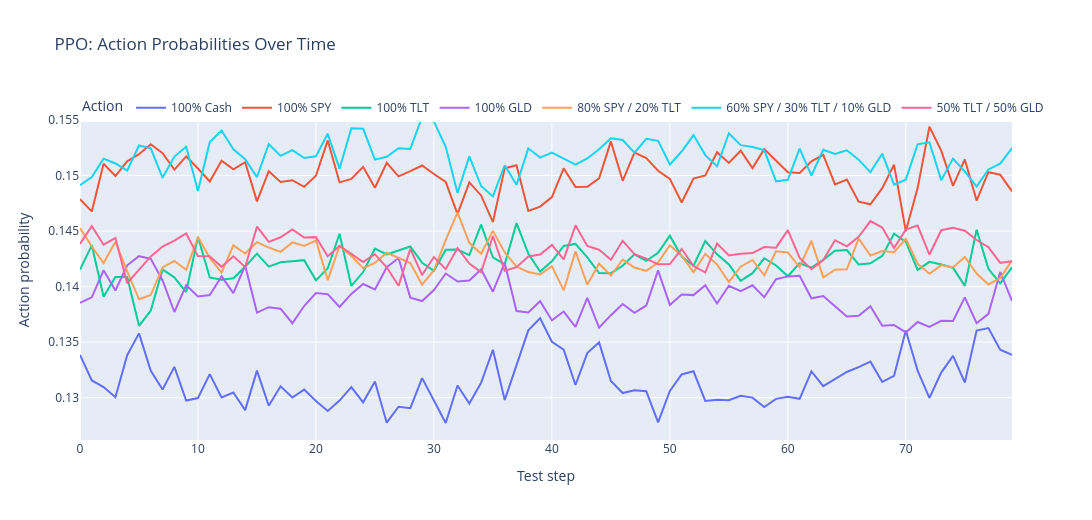
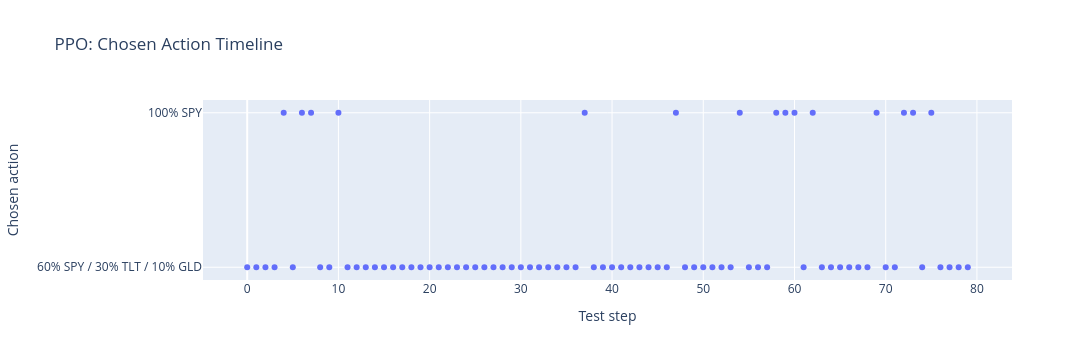

The notebook cell these images were saved under, in order:
### Markdown cell above
## 6.2 Train PPO + Action Probability Dynamics

### Code cell
# Train PPO and visualize action probabilities over time (fast-mode friendly)
print("=== Training PPO ===")

import plotly.express as px

FAST_MODE = globals().get('FAST_MODE', True)
ppo_train_steps = 6000 if FAST_MODE else 30000
ppo_diag_steps = 80 if FAST_MODE else 200
print(f"FAST_MODE={FAST_MODE} | train_steps={ppo_train_steps} | diag_steps={ppo_diag_steps}")

ppo_agent = PPO(
    'MlpPolicy',
    train_env,
    learning_rate=3e-4,
    n_steps=256 if FAST_MODE else 512,
    batch_size=64,
    n_epochs=10,
    gamma=0.99,
    gae_lambda=0.95,
    clip_range=0.2,
    ent_coef=0.01,
    vf_coef=0.5,
    device=device,
    verbose=1
)

ppo_total_timesteps = ppo_train_steps
ppo_agent.learn(total_timesteps=ppo_total_timesteps, progress_bar=not FAST_MODE)
print(f"PPO training complete. Timesteps: {ppo_total_timesteps}")

ppo_test_eval = evaluate_episode(ppo_agent, test_env, deterministic=True)
print("\nPPO Test Performance:")
print(f"  Total Reward: {ppo_test_eval['reward']:.4f}")
print(f"  Cumulative Return: {ppo_test_eval.get('cumulative_return', 0):.4f}")
print(f"  Sharpe Ratio: {ppo_test_eval.get('sharpe_ratio', 0):.4f}")
print(f"  Max Drawdown: {ppo_test_eval.get('max_drawdown', 0):.4f}")

obs, _ = test_env.reset()
ppo_prob_rows = []
max_steps_prob = min(ppo_diag_steps, len(test_env.features))
action_names_local = list(train_env.ACTION_NAMES)

for t in range(max_steps_prob):
    obs_tensor = torch.tensor(obs, dtype=torch.float32, device=ppo_agent.device).unsqueeze(0)
    with torch.no_grad():
        ppo_dist = ppo_agent.policy.get_distribution(obs_tensor)
        ppo_probs = ppo_dist.distribution.probs.squeeze(0).detach().cpu().numpy()

    action, _ = ppo_agent.predict(obs, deterministic=True)
    action_id = int(action.item() if isinstance(action, np.ndarray) else action)

    row = {'step': t, 'chosen_action': action_names_local[action_id]}
    for i, name in enumerate(action_names_local):
        row[name] = float(ppo_probs[i])
    ppo_prob_rows.append(row)

    obs, reward, terminated, truncated, _ = test_env.step(action_id)
    if terminated or truncated:
        break

ppo_prob_df = pd.DataFrame(ppo_prob_rows)
ppo_prob_long = ppo_prob_df.melt(
    id_vars=['step', 'chosen_action'],
    value_vars=action_names_local,
    var_name='action_name',
    value_name='probability',
)

fig_ppo_probs = px.line(
    ppo_prob_long,
    x='step',
    y='probability',
    color='action_name',
    title='PPO: Action Probabilities Over Time',
    labels={'probability': 'Action probability', 'step': 'Test step', 'action_name': 'Action'},
)
fig_ppo_probs.update_layout(height=520, width=1200, legend=dict(orientation='h', y=1.02, x=0))
fig_ppo_probs.show()

fig_ppo_chosen = px.scatter(
    ppo_prob_df,
    x='step',
    y='chosen_action',
    title='PPO: Chosen Action Timeline',
    labels={'step': 'Test step', 'chosen_action': 'Chosen action'},
)
fig_ppo_chosen.update_layout(height=360, width=1200)
fig_ppo_chosen.show()

print("PPO action probability diagnostics ready.")

### Figure 1 — Plotly figure (JSON) as saved in the notebook; plotly's stock layout.template omitted (floating-point values rounded to 4 significant figures)
{"data": [{"hovertemplate": "Action=100% Cash<br>Test step=%{x}<br>Action probability=%{y}<extra></extra>", "legendgroup": "100% Cash", "line": {"color": "#636efa", "dash": "solid"}, "marker": {"symbol": "circle"}, "mode": "lines", "name": "100% Cash", "orientation": "v", "showlegend": true, "type": "scatter", "x": [0, 1, 2, 3, 4, 5, 6, 7, 8, 9, 10, 11, 12, 13, 14, 15, 16, 17, 18, 19, 20, 21, 22, 23, 24, 25, 26, 27, 28, 29, 30, 31, 32, 33, 34, 35, 36, 37, 38, 39, 40, 41, 42, 43, 44, 45, 46, 47, 48, 49, 50, 51, 52, 53, 54, 55, 56, 57, 58, 59, 60, 61, 62, 63, 64, 65, 66, 67, 68, 69, 70, 71, 72, 73, 74, 75, 76, 77, 78, 79], "xaxis": "x", "y": [0.1338, 0.1315, 0.131, 0.13, 0.1338, 0.1358, 0.1324, 0.1307, 0.1328, 0.1297, 0.13, 0.1321, 0.13, 0.1305, 0.1289, 0.1324, 0.1293, 0.131, 0.13, 0.1307, 0.1297, 0.1288, 0.1297, 0.1309, 0.1296, 0.1314, 0.1277, 0.1292, 0.1291, 0.1318, 0.1297, 0.1277, 0.1311, 0.1295, 0.1313, 0.1343, 0.1298, 0.1328, 0.1361, 0.1372, 0.135, 0.1343, 0.1311, 0.134, 0.135, 0.1315, 0.1304, 0.1307, 0.1306, 0.1278, 0.1306, 0.1321, 0.1324, 0.1297, 0.1298, 0.1298, 0.1302, 0.13, 0.1291, 0.1299, 0.1301, 0.1299, 0.1324, 0.131, 0.1317, 0.1323, 0.1327, 0.1332, 0.1314, 0.132, 0.1361, 0.1324, 0.13, 0.1323, 0.1338, 0.1314, 0.136, 0.1363, 0.1343, 0.1338], "yaxis": "y"}, {"hovertemplate": "Action=100% SPY<br>Test step=%{x}<br>Action probability=%{y}<extra></extra>", "legendgroup": "100% SPY", "line": {"color": "#EF553B", "dash": "solid"}, "marker": {"symbol": "circle"}, "mode": "lines", "name": "100% SPY", "orientation": "v", "showlegend": true, "type": "scatter", "x": [0, 1, 2, 3, 4, 5, 6, 7, 8, 9, 10, 11, 12, 13, 14, 15, 16, 17, 18, 19, 20, 21, 22, 23, 24, 25, 26, 27, 28, 29, 30, 31, 32, 33, 34, 35, 36, 37, 38, 39, 40, 41, 42, 43, 44, 45, 46, 47, 48, 49, 50, 51, 52, 53, 54, 55, 56, 57, 58, 59, 60, 61, 62, 63, 64, 65, 66, 67, 68, 69, 70, 71, 72, 73, 74, 75, 76, 77, 78, 79], "xaxis": "x", "y": [0.1479, 0.1468, 0.1511, 0.15, 0.1513, 0.1519, 0.1528, 0.152, 0.1505, 0.1517, 0.1506, 0.1495, 0.1513, 0.1506, 0.1512, 0.1477, 0.1504, 0.1494, 0.1496, 0.149, 0.15, 0.1532, 0.1494, 0.1497, 0.1508, 0.1489, 0.1511, 0.1499, 0.1504, 0.1509, 0.1501, 0.1494, 0.1465, 0.1494, 0.1482, 0.1458, 0.1507, 0.1509, 0.1468, 0.1472, 0.1481, 0.1506, 0.149, 0.149, 0.1497, 0.1531, 0.1495, 0.1521, 0.1516, 0.1504, 0.1497, 0.1476, 0.1497, 0.15, 0.1521, 0.1511, 0.1522, 0.1507, 0.1524, 0.1514, 0.1503, 0.1502, 0.1513, 0.1519, 0.1492, 0.1496, 0.1476, 0.1474, 0.1489, 0.151, 0.145, 0.1489, 0.1544, 0.1522, 0.1491, 0.1515, 0.1478, 0.1503, 0.1501, 0.1486], "yaxis": "y"}, {"hovertemplate": "Action=100% TLT<br>Test step=%{x}<br>Action probability=%{y}<extra></extra>", "legendgroup": "100% TLT", "line": {"color": "#00cc96", "dash": "solid"}, "marker": {"symbol": "circle"}, "mode": "lines", "name": "100% TLT", "orientation": "v", "showlegend": true, "type": "scatter", "x": [0, 1, 2, 3, 4, 5, 6, 7, 8, 9, 10, 11, 12, 13, 14, 15, 16, 17, 18, 19, 20, 21, 22, 23, 24, 25, 26, 27, 28, 29, 30, 31, 32, 33, 34, 35, 36, 37, 38, 39, 40, 41, 42, 43, 44, 45, 46, 47, 48, 49, 50, 51, 52, 53, 54, 55, 56, 57, 58, 59, 60, 61, 62, 63, 64, 65, 66, 67, 68, 69, 70, 71, 72, 73, 74, 75, 76, 77, 78, 79], "xaxis": "x", "y": [0.1415, 0.1437, 0.1391, 0.1409, 0.1409, 0.1365, 0.1378, 0.1416, 0.1408, 0.1395, 0.1445, 0.1408, 0.1406, 0.1408, 0.1418, 0.143, 0.1418, 0.1422, 0.1423, 0.1424, 0.1406, 0.1416, 0.1448, 0.1401, 0.1413, 0.1434, 0.1429, 0.1432, 0.1436, 0.1421, 0.1414, 0.1433, 0.1433, 0.1428, 0.1456, 0.1426, 0.142, 0.1457, 0.143, 0.1414, 0.1423, 0.1437, 0.1438, 0.1426, 0.1412, 0.1412, 0.1419, 0.1429, 0.1423, 0.143, 0.1446, 0.1427, 0.1419, 0.1441, 0.1429, 0.142, 0.1405, 0.1412, 0.1426, 0.1419, 0.1409, 0.1421, 0.1417, 0.1424, 0.1432, 0.1433, 0.142, 0.1421, 0.1428, 0.1448, 0.144, 0.1415, 0.1422, 0.142, 0.1417, 0.1401, 0.1451, 0.1416, 0.1403, 0.1417], "yaxis": "y"}, {"hovertemplate": "Action=100% GLD<br>Test step=%{x}<br>Action probability=%{y}<extra></extra>", "legendgroup": "100% GLD", "line": {"color": "#ab63fa", "dash": "solid"}, "marker": {"symbol": "circle"}, "mode": "lines", "name": "100% GLD", "orientation": "v", "showlegend": true, "type": "scatter", "x": [0, 1, 2, 3, 4, 5, 6, 7, 8, 9, 10, 11, 12, 13, 14, 15, 16, 17, 18, 19, 20, 21, 22, 23, 24, 25, 26, 27, 28, 29, 30, 31, 32, 33, 34, 35, 36, 37, 38, 39, 40, 41, 42, 43, 44, 45, 46, 47, 48, 49, 50, 51, 52, 53, 54, 55, 56, 57, 58, 59, 60, 61, 62, 63, 64, 65, 66, 67, 68, 69, 70, 71, 72, 73, 74, 75, 76, 77, 78, 79], "xaxis": "x", "y": [0.1385, 0.139, 0.1415, 0.1396, 0.1419, 0.1427, 0.1425, 0.1406, 0.1377, 0.1401, 0.1391, 0.1392, 0.1409, 0.1394, 0.1419, 0.1377, 0.1381, 0.138, 0.1367, 0.1383, 0.1394, 0.1393, 0.1382, 0.1393, 0.1402, 0.1397, 0.1417, 0.1426, 0.139, 0.1387, 0.1397, 0.1412, 0.1405, 0.1406, 0.1415, 0.1395, 0.1421, 0.1378, 0.1377, 0.1387, 0.137, 0.1378, 0.1364, 0.139, 0.1363, 0.1374, 0.1384, 0.1376, 0.1383, 0.1415, 0.1383, 0.1393, 0.1392, 0.1401, 0.1385, 0.1401, 0.1396, 0.1401, 0.139, 0.1407, 0.1409, 0.141, 0.1389, 0.1391, 0.1382, 0.1373, 0.1374, 0.1382, 0.1365, 0.1365, 0.1359, 0.1368, 0.1364, 0.1369, 0.1369, 0.139, 0.1367, 0.1375, 0.1413, 0.1387], "yaxis": "y"}, {"hovertemplate": "Action=80% SPY / 20% TLT<br>Test step=%{x}<br>Action probability=%{y}<extra></extra>", "legendgroup": "80% SPY / 20% TLT", "line": {"color": "#FFA15A", "dash": "solid"}, "marker": {"symbol": "circle"}, "mode": "lines", "name": "80% SPY / 20% TLT", "orientation": "v", "showlegend": true, "type": "scatter", "x": [0, 1, 2, 3, 4, 5, 6, 7, 8, 9, 10, 11, 12, 13, 14, 15, 16, 17, 18, 19, 20, 21, 22, 23, 24, 25, 26, 27, 28, 29, 30, 31, 32, 33, 34, 35, 36, 37, 38, 39, 40, 41, 42, 43, 44, 45, 46, 47, 48, 49, 50, 51, 52, 53, 54, 55, 56, 57, 58, 59, 60, 61, 62, 63, 64, 65, 66, 67, 68, 69, 70, 71, 72, 73, 74, 75, 76, 77, 78, 79], "xaxis": "x", "y": [0.1453, 0.1436, 0.1421, 0.144, 0.1414, 0.1389, 0.1392, 0.1417, 0.1423, 0.1415, 0.1445, 0.1426, 0.1413, 0.1437, 0.143, 0.144, 0.1435, 0.1431, 0.144, 0.1437, 0.1442, 0.1406, 0.1437, 0.1428, 0.1417, 0.1421, 0.143, 0.1426, 0.1421, 0.1402, 0.1415, 0.1442, 0.1467, 0.1439, 0.143, 0.145, 0.1431, 0.1418, 0.1413, 0.1411, 0.1418, 0.1397, 0.1432, 0.1402, 0.1421, 0.141, 0.1424, 0.1417, 0.1414, 0.1422, 0.1437, 0.1428, 0.1413, 0.1429, 0.142, 0.1404, 0.1418, 0.1424, 0.141, 0.1432, 0.1431, 0.1418, 0.1441, 0.1408, 0.1415, 0.1416, 0.1443, 0.1428, 0.1432, 0.1431, 0.1443, 0.1421, 0.1412, 0.1419, 0.1417, 0.1427, 0.1412, 0.1402, 0.1408, 0.1424], "yaxis": "y"}, {"hovertemplate": "Action=60% SPY / 30% TLT / 10% GLD<br>Test step=%{x}<br>Action probability=%{y}<extra></extra>", "legendgroup": "60% SPY / 30% TLT / 10% GLD", "line": {"color": "#19d3f3", "dash": "solid"}, "marker": {"symbol": "circle"}, "mode": "lines", "name": "60% SPY / 30% TLT / 10% GLD", "orientation": "v", "showlegend": true, "type": "scatter", "x": [0, 1, 2, 3, 4, 5, 6, 7, 8, 9, 10, 11, 12, 13, 14, 15, 16, 17, 18, 19, 20, 21, 22, 23, 24, 25, 26, 27, 28, 29, 30, 31, 32, 33, 34, 35, 36, 37, 38, 39, 40, 41, 42, 43, 44, 45, 46, 47, 48, 49, 50, 51, 52, 53, 54, 55, 56, 57, 58, 59, 60, 61, 62, 63, 64, 65, 66, 67, 68, 69, 70, 71, 72, 73, 74, 75, 76, 77, 78, 79], "xaxis": "x", "y": [0.1491, 0.1499, 0.1515, 0.1511, 0.1504, 0.1527, 0.1525, 0.1498, 0.1517, 0.1526, 0.1486, 0.153, 0.1541, 0.1524, 0.1515, 0.1499, 0.1528, 0.1518, 0.1523, 0.1516, 0.1517, 0.1538, 0.1506, 0.1543, 0.1542, 0.1514, 0.1517, 0.1525, 0.1524, 0.1553, 0.1549, 0.1526, 0.1484, 0.1517, 0.1491, 0.1481, 0.1509, 0.1492, 0.1525, 0.1516, 0.1521, 0.1515, 0.151, 0.1515, 0.1524, 0.1534, 0.1532, 0.1521, 0.1533, 0.1531, 0.151, 0.1522, 0.1536, 0.1518, 0.1508, 0.1538, 0.1527, 0.1526, 0.1523, 0.1495, 0.1496, 0.1524, 0.15, 0.1523, 0.1519, 0.1523, 0.1514, 0.1503, 0.152, 0.1492, 0.1496, 0.1528, 0.153, 0.1496, 0.1515, 0.1504, 0.149, 0.1506, 0.1511, 0.1525], "yaxis": "y"}, {"hovertemplate": "Action=50% TLT / 50% GLD<br>Test step=%{x}<br>Action probability=%{y}<extra></extra>", "legendgroup": "50% TLT / 50% GLD", "line": {"color": "#FF6692", "dash": "solid"}, "marker": {"symbol": "circle"}, "mode": "lines", "name": "50% TLT / 50% GLD", "orientation": "v", "showlegend": true, "type": "scatter", "x": [0, 1, 2, 3, 4, 5, 6, 7, 8, 9, 10, 11, 12, 13, 14, 15, 16, 17, 18, 19, 20, 21, 22, 23, 24, 25, 26, 27, 28, 29, 30, 31, 32, 33, 34, 35, 36, 37, 38, 39, 40, 41, 42, 43, 44, 45, 46, 47, 48, 49, 50, 51, 52, 53, 54, 55, 56, 57, 58, 59, 60, 61, 62, 63, 64, 65, 66, 67, 68, 69, 70, 71, 72, 73, 74, 75, 76, 77, 78, 79], "xaxis": "x", "y": [0.1438, 0.1454, 0.1438, 0.1444, 0.1403, 0.1415, 0.1427, 0.1436, 0.1441, 0.1448, 0.1427, 0.1427, 0.1418, 0.1427, 0.1418, 0.1454, 0.144, 0.1444, 0.1452, 0.1444, 0.1445, 0.1427, 0.1437, 0.1429, 0.1422, 0.1429, 0.1417, 0.1401, 0.1434, 0.141, 0.1427, 0.1416, 0.1435, 0.1421, 0.1413, 0.1446, 0.1414, 0.1417, 0.1427, 0.1429, 0.1438, 0.1425, 0.1455, 0.1437, 0.1433, 0.1424, 0.1441, 0.1429, 0.1425, 0.142, 0.142, 0.1434, 0.1418, 0.1413, 0.1439, 0.1428, 0.1429, 0.143, 0.1436, 0.1435, 0.1451, 0.1426, 0.1416, 0.1424, 0.1442, 0.1436, 0.1445, 0.1459, 0.1453, 0.1435, 0.1451, 0.1455, 0.1429, 0.1451, 0.1453, 0.145, 0.1442, 0.1435, 0.1421, 0.1423], "yaxis": "y"}], "layout": {"height": 520, "legend": {"orientation": "h", "title": {"text": "Action"}, "tracegroupgap": 0, "x": 0, "y": 1.02}, "title": {"text": "PPO: Action Probabilities Over Time"}, "width": 1200, "xaxis": {"anchor": "y", "domain": [0, 1], "title": {"text": "Test step"}}, "yaxis": {"anchor": "x", "domain": [0, 1], "title": {"text": "Action probability"}}}}

### Figure 2 — Plotly figure (JSON) as saved in the notebook; plotly's stock layout.template omitted (floating-point values rounded to 4 significant figures)
{"data": [{"hovertemplate": "Test step=%{x}<br>Chosen action=%{y}<extra></extra>", "legendgroup": "", "marker": {"color": "#636efa", "symbol": "circle"}, "mode": "markers", "name": "", "orientation": "h", "showlegend": false, "type": "scatter", "x": [0, 1, 2, 3, 4, 5, 6, 7, 8, 9, 10, 11, 12, 13, 14, 15, 16, 17, 18, 19, 20, 21, 22, 23, 24, 25, 26, 27, 28, 29, 30, 31, 32, 33, 34, 35, 36, 37, 38, 39, 40, 41, 42, 43, 44, 45, 46, 47, 48, 49, 50, 51, 52, 53, 54, 55, 56, 57, 58, 59, 60, 61, 62, 63, 64, 65, 66, 67, 68, 69, 70, 71, 72, 73, 74, 75, 76, 77, 78, 79], "xaxis": "x", "y": ["60% SPY / 30% TLT / 10% GLD", "60% SPY / 30% TLT / 10% GLD", "60% SPY / 30% TLT / 10% GLD", "60% SPY / 30% TLT / 10% GLD", "100% SPY", "60% SPY / 30% TLT / 10% GLD", "100% SPY", "100% SPY", "60% SPY / 30% TLT / 10% GLD", "60% SPY / 30% TLT / 10% GLD", "100% SPY", "60% SPY / 30% TLT / 10% GLD", "60% SPY / 30% TLT / 10% GLD", "60% SPY / 30% TLT / 10% GLD", "60% SPY / 30% TLT / 10% GLD", "60% SPY / 30% TLT / 10% GLD", "60% SPY / 30% TLT / 10% GLD", "60% SPY / 30% TLT / 10% GLD", "60% SPY / 30% TLT / 10% GLD", "60% SPY / 30% TLT / 10% GLD", "60% SPY / 30% TLT / 10% GLD", "60% SPY / 30% TLT / 10% GLD", "60% SPY / 30% TLT / 10% GLD", "60% SPY / 30% TLT / 10% GLD", "60% SPY / 30% TLT / 10% GLD", "60% SPY / 30% TLT / 10% GLD", "60% SPY / 30% TLT / 10% GLD", "60% SPY / 30% TLT / 10% GLD", "60% SPY / 30% TLT / 10% GLD", "60% SPY / 30% TLT / 10% GLD", "60% SPY / 30% TLT / 10% GLD", "60% SPY / 30% TLT / 10% GLD", "60% SPY / 30% TLT / 10% GLD", "60% SPY / 30% TLT / 10% GLD", "60% SPY / 30% TLT / 10% GLD", "60% SPY / 30% TLT / 10% GLD", "60% SPY / 30% TLT / 10% GLD", "100% SPY", "60% SPY / 30% TLT / 10% GLD", "60% SPY / 30% TLT / 10% GLD", "60% SPY / 30% TLT / 10% GLD", "60% SPY / 30% TLT / 10% GLD", "60% SPY / 30% TLT / 10% GLD", "60% SPY / 30% TLT / 10% GLD", "60% SPY / 30% TLT / 10% GLD", "60% SPY / 30% TLT / 10% GLD", "60% SPY / 30% TLT / 10% GLD", "100% SPY", "60% SPY / 30% TLT / 10% GLD", "60% SPY / 30% TLT / 10% GLD", "60% SPY / 30% TLT / 10% GLD", "60% SPY / 30% TLT / 10% GLD", "60% SPY / 30% TLT / 10% GLD", "60% SPY / 30% TLT / 10% GLD", "100% SPY", "60% SPY / 30% TLT / 10% GLD", "60% SPY / 30% TLT / 10% GLD", "60% SPY / 30% TLT / 10% GLD", "100% SPY", "100% SPY", "100% SPY", "60% SPY / 30% TLT / 10% GLD", "100% SPY", "60% SPY / 30% TLT / 10% GLD", "60% SPY / 30% TLT / 10% GLD", "60% SPY / 30% TLT / 10% GLD", "60% SPY / 30% TLT / 10% GLD", "60% SPY / 30% TLT / 10% GLD", "60% SPY / 30% TLT / 10% GLD", "100% SPY", "60% SPY / 30% TLT / 10% GLD", "60% SPY / 30% TLT / 10% GLD", "100% SPY", "100% SPY", "60% SPY / 30% TLT / 10% GLD", "100% SPY", "60% SPY / 30% TLT / 10% GLD", "60% SPY / 30% TLT / 10% GLD", "60% SPY / 30% TLT / 10% GLD", "60% SPY / 30% TLT / 10% GLD"], "yaxis": "y"}], "layout": {"height": 360, "legend": {"tracegroupgap": 0}, "title": {"text": "PPO: Chosen Action Timeline"}, "width": 1200, "xaxis": {"anchor": "y", "domain": [0, 1], "title": {"text": "Test step"}}, "yaxis": {"anchor": "x", "domain": [0, 1], "title": {"text": "Chosen action"}}}}
